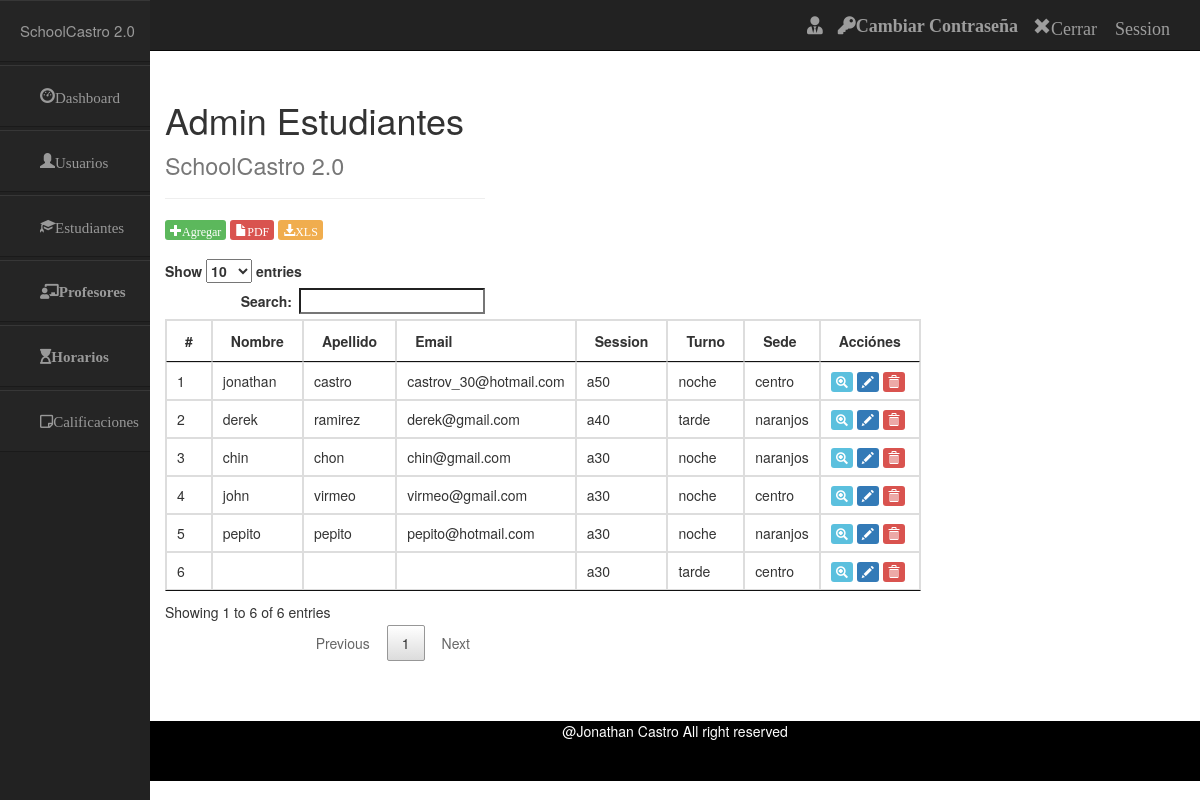
/index.php/estudiantes_controller, run on an earlier commit of the app's database.
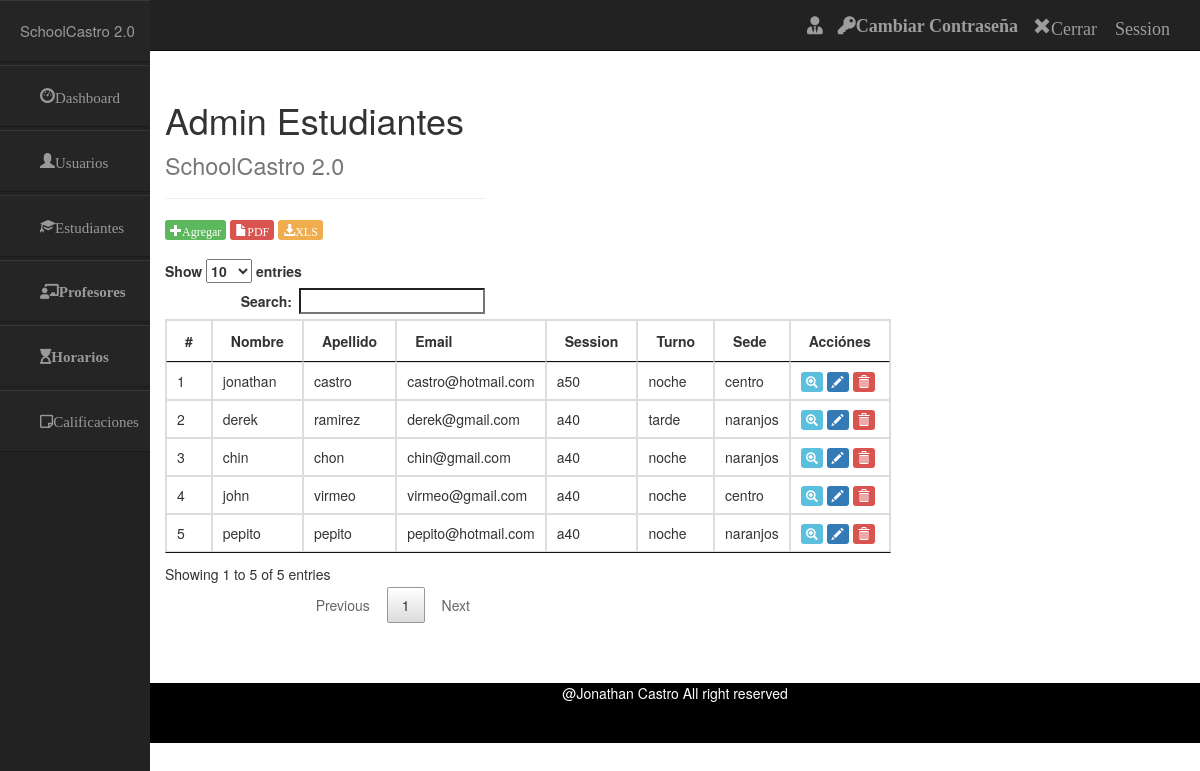
And on a later commit of the database.
### tables this page shows
CREATE TABLE `estudiantes` (
  `id` int(50) NOT NULL,
  `nombre` varchar(50) NOT NULL,
  `apellido` varchar(50) NOT NULL,
  `email` varchar(50) NOT NULL,
  `session` varchar(50) NOT NULL,
  `turno` varchar(50) NOT NULL,
  `sede` varchar(50) NOT NULL
);

### application/controllers/Estudiantes_controller.php (called while the page is built, shortened)
<?php
class Estudiantes_controller extends CI_Controller {
	public function index()
	{
		$data['usuario'] = $this->session->userdata('usuario');
		$data['contrasena'] = $this->session->userdata('contrasena');
		$data['datos'] = $this->estudiantes_model->seleccionarEstudiantes();
		$this->load->view('include/header');
		$this->load->view('include/navbar',$data);
		$this->load->view('include/sidebar');
		$this->load->view('admin/estudiantes',$data);
		$this->load->view('include/footer');
	}
}

### index.php (called while the page is built, shortened)
<?php
require_once BASEPATH.'core/CodeIgniter.php';

### application/models/Estudiantes_model.php (called while the page is built, shortened)
<?php
class Estudiantes_model extends CI_Model {
	public function seleccionarEstudiantes()
	{
		$sql = "SELECT id,nombre,apellido,email,session,turno,sede
		 from estudiantes";
		$query = $this->db->query($sql);
		return $query->result();
	}
}

### application/views/admin/estudiantes.php (the view, shortened to what this page needs)
<br>
<br>
<br>
	<div class="row col-md-4 col-md-offset-4">
		<div class="page-header">
  			<h1>Admin Estudiantes <small>SchoolCastro 2.0</small></h1>
		</div>
		<div>
			<a ><span class="btn-success btn-xs glyphicon glyphicon-plus" data-toggle="modal" data-target="#login-modal" id="">Agregar</span></a>
			<a  href="<?php echo base_url();?>index.php/estudiantes_controller/reporteEstudiantes"><span class="btn-danger  btn-xs glyphicon glyphicon-file">PDF</span></a>
			<a  href="<?php echo base_url();?>index.php/usuarios_controller/reporte"><span class="btn-warning  btn-xs glyphicon glyphicon-download-alt">XLS</span></a>
		</div>
		<br>
		<table id="tabla" class="table-responsive table-hover table-bordered" >
	                    <thead>
	                        <tr>
	                            <th >#</th>
	                            <th >Nombre</th>
	                            <th >Apellido</th>
	                            <th >Email</th>
	                            <th >Session</th>
	                            <th >Turno</th>
	                            <th >Sede</th>
	                            <th >Acciónes</th>
			                 </tr>
			               </thead>
			 <tbody>
			<?php
		foreach ($datos as $dato) {
			?>
		<tr>
		<td><?php echo $dato->id ?> </td>
		<td><?php echo $dato->nombre ?> </td>
		<td><?php echo $dato->apellido ?> </td>
		<td><?php echo $dato->email ?> </td>
		<td><?php echo $dato->session ?> </td>
		<td><?php echo $dato->turno ?> </td>
		<td><?php echo $dato->sede ?> </td>
		<td >
		<a href="<?php echo base_url();?>index.php/estudiantes_controller/ver"><span class="btn-info btn-xs glyphicon glyphicon-zoom-in" data-toggle="ver" title="Ver"></span></a>
		 <a  href="<?php echo base_url("index.php/estudiantes_controller/editar/$dato->id") ?>" ><span class="btn-primary btn-xs glyphicon glyphicon-pencil" data-toggle="editar" title="Editar"></span></a>
		 <a id="eliminar"  href="<?php echo base_url("index.php/estudiantes_controller/eliminar/$dato->id") ?>" ><span class="btn-danger btn-xs glyphicon glyphicon-trash" data-toggle="eliminar" title="Eliminar"></span></a>
		</td>
		</tr>
		<?php
		}
		?>
	</tbody>
</table>
<br>
<br>
<br>
</div>

What changed in the data, as far as the page shows it:
removed estudiantes: id "6", session "a30", turno "tarde", sede "centro"
changed estudiantes "jonathan": email "castrov_30@hotmail.com" → "castro@hotmail.com"
changed estudiantes "chin": session "a30" → "a40"
changed estudiantes "john": session "a30" → "a40"
changed estudiantes "pepito": session "a30" → "a40"
Also different on the page:
text written by a page script: "Show entries Search: Showing 1 to 6 of 6 entries Previous 1 Next" → "Show entries Search: Showing 1 to 5 of 5 entries Previous 1 Next"
